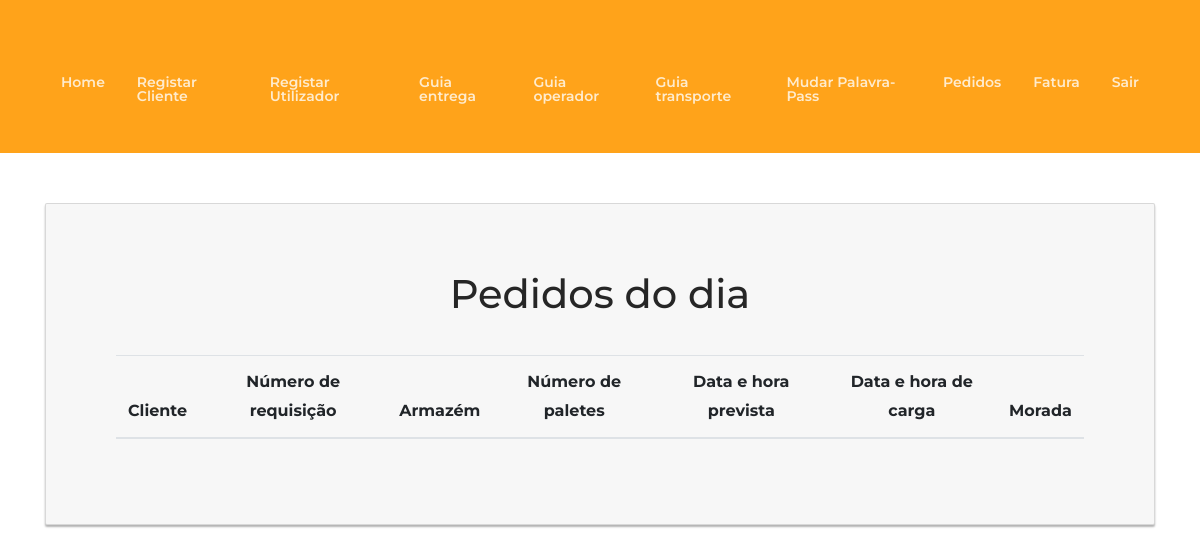
/listagem_pedidos_armazem.php, run on an earlier commit of the app's database.
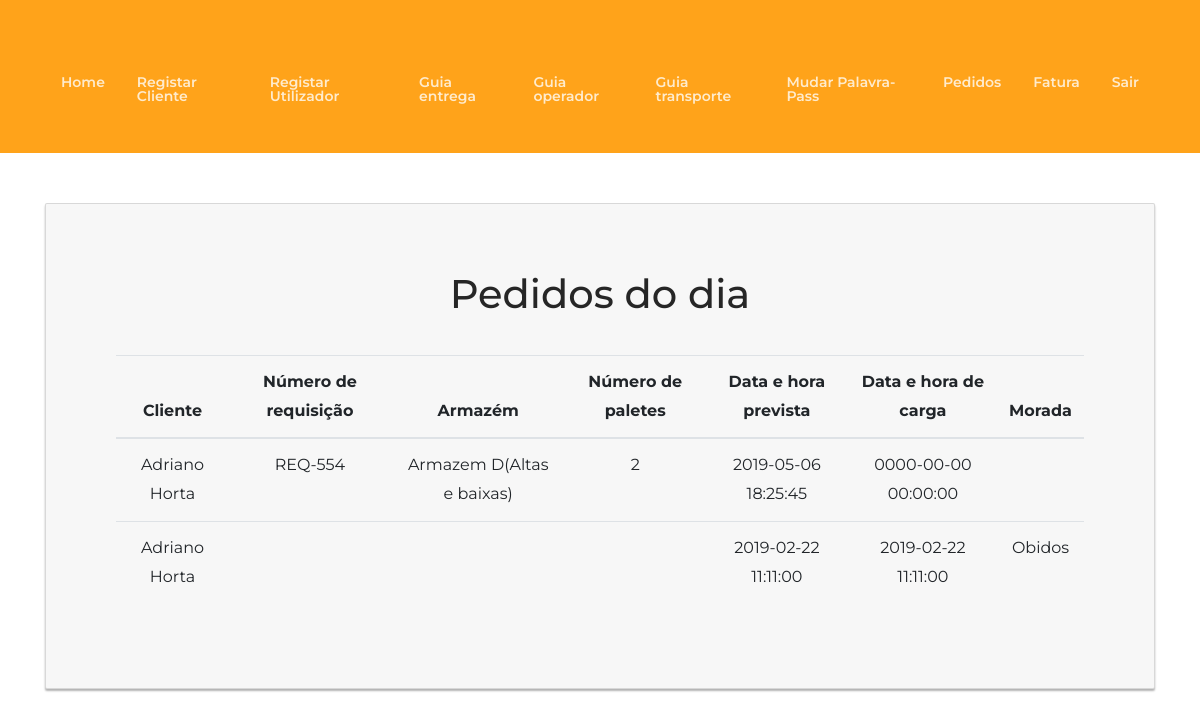
And on a later commit of the database.
### tables this page shows
CREATE TABLE `guia` (
  `id` int(11) NOT NULL,
  `cliente_id` int(3) DEFAULT NULL,
  `guia_id` int(3) DEFAULT NULL,
  `tipo_guia_id` int(3) DEFAULT NULL,
  `tipo_palete_id` int(3) DEFAULT NULL,
  `tipo_zona_id` int(3) DEFAULT NULL,
  `armazem_id` int(3) DEFAULT NULL,
  `artigo_id` int(3) DEFAULT NULL,
  `data_prevista` datetime DEFAULT NULL,
  `data_carga` datetime NOT NULL,
  `numero_paletes` int(3) DEFAULT NULL,
  `numero_requisicao` text,
  `morada` text,
  `localidade` text,
  `matricula` text
);

CREATE TABLE `cliente` (
  `id` int(11) NOT NULL,
  `nome` text NOT NULL,
  `nif` int(9) NOT NULL,
  `morada` text NOT NULL,
  `localidade` text NOT NULL
);

CREATE TABLE `armazem` (
  `id` int(11) NOT NULL,
  `nome` text NOT NULL,
  `espaco` int(5) NOT NULL,
  `custo_carga` decimal(5,2) NOT NULL,
  `custo_descarga` decimal(5,2) NOT NULL
);

### listagem_pedidos_armazem.php (the view, shortened to what this page needs)
<!DOCTYPE html>
<html lang=pt dir="ltr">
<?php
include 'navbarLogin.php';
        ?>
<head>
    <link rel="stylesheet" href="style.css">
    <link rel="stylesheet" href="">
    <link rel="stylesheet" href="node_modules\bootstrap3\dist\css\bootstrap.min.css">
    <link rel="stylesheet" href="css/bootstrap.min.css">
    <link rel="stylesheet" href="css/font-awesome.min.css">
    <link rel="stylesheet" href="css/elegant-fonts.css">
    <link rel="stylesheet" href="css/themify-icons.css">
    <link rel="stylesheet" href="css/swiper.min.css">
    <link rel="stylesheet" href="style.css">
</head>
<body>
    <div class="container">
        <div class="card card-container" style="text-align:center; width:100%; max-width: 100000px">
            <p id="profile-name" class="profile-name-card"></p>
            <form class="container" action="listagem_pedidos_armazem.php" method="post">
                <div style="text-align:center">
                    <h1>Pedidos do dia</h1>
                    <br>
                    <div class="container">
                        <table class="table">
                            <thead>
                                <tr>
                                    <th>Cliente</th>
                                    <th>Número de requisição</th>
                                    <th>Armazém</th>
                                    <th>Número de paletes</th>
                                    <th>Data e hora prevista</th>
                                    <th>Data e hora de carga</th>
                                    <th>Morada</th>
                                </tr>
                            </thead>
                            <tbody>
                                <?php
                                $query = mysqli_query($conn, "SELECT * FROM guia WHERE tipo_guia_id = 3 ORDER BY data_carga ASC");
                                foreach ($query as $eachRow) {
                                    $clienteId = $eachRow['cliente_id'];
                                    $numReq = $eachRow['numero_requisicao'];
                                    $armazem = $eachRow['armazem_id'];
                                    $numPaletes = $eachRow['numero_paletes'];
                                    $dataPrevista = $eachRow['data_prevista'];
                                    $dataCarga = $eachRow['data_carga'];
                                    $morada = $eachRow['morada'];
                                    $sql2 = mysqli_query($conn, "SELECT * FROM cliente WHERE id='$clienteId'");
                                    $sql3 = mysqli_fetch_array($sql2);
                                    $nomeCliente = $sql3['nome'];
                                    $sql4 = mysqli_query($conn, "SELECT * FROM armazem WHERE id='$armazem'");
                                    $sql5 = mysqli_fetch_array($sql4);
                                    $nomeArmazem = $sql5['nome'];
                                    ?>
                                    <tr>
                                        <td><?php echo $nomeCliente ?></td>
                                        <td><?php echo $numReq ?></td>
                                        <td><?php echo $nomeArmazem ?></td>
                                        <td><?php echo $numPaletes ?></td>
                                        <td><?php echo $dataPrevista ?></td>
                                        <td><?php echo $dataCarga ?></td>
                                        <td><?php echo $morada ?></td>
                                    </tr>
                                    <?php
                                }
                                    ?>
                            </tbody>
                        </table>
                    </div>
                    <br>
            </form>
        </div>
    </div>
</body>
</html>

### navbarLogin.php (shortened to what this page needs)
<!DOCTYPE html>
<?php
include 'db.php'
?>
<html lang="en">
<head>
    <link rel="stylesheet" href="style.css">
    <link rel="stylesheet" href="">
    <link rel="stylesheet" href="node_modules\bootstrap3\dist\css\bootstrap.min.css">
    <link rel="stylesheet" href="css/bootstrap.min.css">
    <link rel="stylesheet" href="css/font-awesome.min.css">
    <link rel="stylesheet" href="css/elegant-fonts.css">
    <link rel="stylesheet" href="css/themify-icons.css">
    <link rel="stylesheet" href="css/swiper.min.css">
    <link rel="stylesheet" href="style.css">
</head>
<body>
    <header class="site-header">
        <div class="nav-bar">
            <div class="container">
                <div class="row">
                    <div class="col-12 d-flex flex-wrap justify-content-between align-items-center">
                        <div class="site-branding d-flex align-items-center">
                            <nav class="site-navigation d-flex justify-content-end align-items-center">
                                <ul class="d-flex flex-column flex-lg-row justify-content-lg-end align-content-center">
                                    <li><a href="navbarLogin.php">Home</a></li>
                                    <li><a href="registar_cliente.php">Registar Cliente</a></li>
                                    <li><a href="registar_utilizador.php">Registar Utilizador</a></li>
                                    <li><a href="Guia_Entrega.php">Guia entrega</a></li>
                                    <li><a href="Guia_Operador.php">Guia operador</a></li>
                                    <li><a href="Guia_Transporte.php">Guia transporte</a></li>
                                    <li><a href="mudarpass.php">Mudar Palavra-Pass</a></li>
                                    <li><a href="listagem_pedidos_armazem.php">Pedidos</a></li>
                                    <li><a href="fatura_cliente.php">Fatura</a></li>
                                    <li><a href="index.php">Sair</a></li>
                                </ul>
                            </nav>
                        </div>
                    </div>
                </div>
            </div>
    </header>
</body>
</html>

### db.php (shortened to what this page needs)
<html lang="en">
<head>
    <link rel="stylesheet" href="css/bootstrap.min.css">
    <link rel="stylesheet" href="css/font-awesome.min.css">
    <link rel="stylesheet" href="css/elegant-fonts.css">
    <link rel="stylesheet" href="css/themify-icons.css">
    <link rel="stylesheet" href="css/swiper.min.css">
    <link rel="stylesheet" href="style.css">
</head>
<body>
</body>
</html>

### style.css (style rules this page uses)
body { color: #262626; font-size: 16px; line-height: 1.8; font-family: "Montserrat", sans-serif; }
a { color: #262626; }
.site-branding { width: calc(100% - 24px); padding: 20px 0; }
.site-branding a { margin-top: 6px; }
@media screen and (min-width: 992px) { .site-branding { width: auto; } }
.card-container.card { max-width: 350px; padding: 40px 40px; }
.card { background-color: #f7f7f7; padding: 20px 25px 30px; margin: 0 auto 25px; margin-top: 50px; -moz-border-radius: 2px; -webkit-border-radius: 2px; border-radius: 2px; -moz-box-shadow: 0px 2px 2px rgba(0, 0, 0, 0.3); -webkit-box-shadow: 0px 2px 2px rgba(0, 0, 0, 0.3); box-shadow: 0px 2px 2px rgba(0, 0, 0, 0.3); }
.profile-name-card { font-size: 16px; font-weight: bold; text-align: center; margin: 10px 0 0; min-height: 1em; }
.site-navigation ul { position: fixed; top: 0; left: -320px; z-index: 9999; width: 320px; max-width: calc(100% - 120px); height: 100%; padding: 30px 15px; margin: 0; list-style: none; overflow-x: scroll; transition: all 0.35s; }
.site-navigation ul li { margin: 0 16px; }
.site-navigation ul li a { display: block; padding: 16px 0; font-size: 14px; font-weight: 600; line-height: 1; color: #ffebcc; text-decoration: none; transition: color 0.35s; }
@media screen and (min-width: 992px) { .site-navigation ul { position: relative; top: auto; left: auto; width: 100%; max-width: 100%; height: auto; padding: 0; overflow: auto; } }
@media screen and (min-width: 992px) { .site-navigation ul li a { padding: 49px 0 30px; } }
.nav-bar { background-color: #ffa31a; }

What changed in the data, as far as the page shows it:
added guia: cliente.nome "Adriano Horta", numero_requisicao "REQ-554", armazem.nome "Armazem D(Altas e baixas)", numero_paletes "2", data_prevista "2019-05-06 18:25:45", data_carga "0000-00-00 00:00:00"
added guia: cliente.nome "Adriano Horta", data_prevista "2019-02-22 11:11:00", data_carga "2019-02-22 11:11:00", morada "Obidos"
